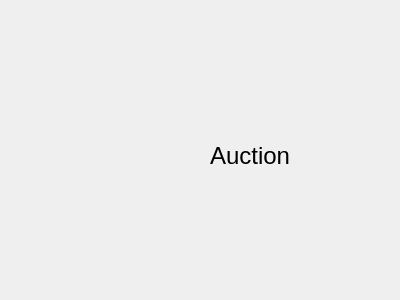
<?xml version="1.0" encoding="UTF-8"?>
<ui version="4.0">
 <class>page_auction</class>
 <widget class="QWidget" name="page_auction">
  <property name="geometry">
   <rect>
    <x>0</x>
    <y>0</y>
    <width>400</width>
    <height>300</height>
   </rect>
  </property>
  <property name="windowTitle">
   <string>Form</string>
  </property>
  <widget class="QLabel" name="label">
   <property name="geometry">
    <rect>
     <x>210</x>
     <y>120</y>
     <width>151</width>
     <height>71</height>
    </rect>
   </property>
   <property name="font">
    <font>
     <pointsize>18</pointsize>
    </font>
   </property>
   <property name="text">
    <string>Auction</string>
   </property>
  </widget>
 </widget>
 <resources/>
 <connections/>
</ui>
